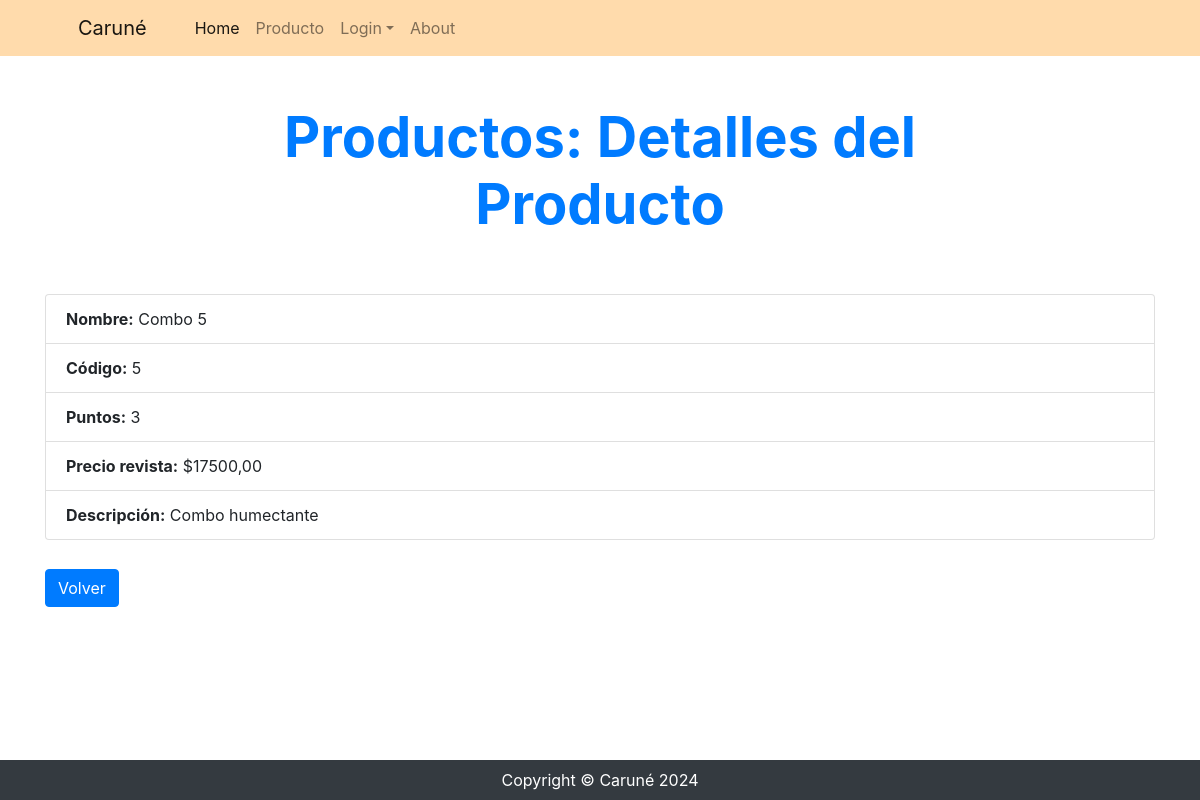
/producto/productocategoria/detail/15, run on the app's committed database.
### producto/models.py (models this page shows, shortened)
class ProductoCategoria(models.Model):
    nombre = models.CharField(max_length=100, unique=True)
    codigo = models.PositiveIntegerField(null=False, blank=False, unique=True, default=1, verbose_name="código")
    puntos = models.PositiveIntegerField(blank=True, default=1)
    descripcion = models.CharField(max_length=300, null=True, blank=True, verbose_name="descripción")
    fecha = models.DateTimeField(auto_now=True, null=True, blank=True, editable=False, verbose_name= "Última actualización")
    precio_revista = models.DecimalField(max_digits=300, decimal_places=2, default=Decimal('0.00'))
    foto_producto = models.ImageField(upload_to="productos", null=True, blank=True)
    class Meta:
        verbose_name = "Categoría de productos"
        verbose_name_plural = "Categorías de productos"

### producto/views.py (the view)
# urls.py: path("productocategoria/detail/<int:pk>", views.ProductoCategoriaDetail.as_view(), name="productocategoria_detail"),
class ProductoCategoriaDetail(DetailView):
    model = models.ProductoCategoria

### producto/templates/producto/productocategoria_detail.html
{% extends 'core/base.html' %}
{% block titulo %}
    {% include 'core/components/titulo1.html' with titulo="Productos: Detalles del Producto"%}
{% endblock titulo %}
{% block contenido %}
<div class="container mt-4">
    <ul class="list-group">
        <li class="list-group-item">
            <strong>Nombre:</strong> {{ object.nombre }}
        </li>
        <li class="list-group-item">
            <strong>Código:</strong> {{ object.codigo }}
        </li>
        <li class="list-group-item">
            <strong>Puntos:</strong> {{ object.puntos }}
        </li>
        <li class="list-group-item">
            <strong>Precio revista:</strong> ${{ object.precio_revista }}
        </li>
        <li class="list-group-item">
            <strong>Descripción:</strong> {{ object.descripcion }}
        </li>
    </ul>
    <div class="fs-3 pb-4 mt-4">
        <a href="{% url 'producto:productocategoria_list' %}" class="btn btn-primary">Volver</a>
    </div>
</div>
{% endblock contenido %}

### data on the page
ProductoCategoria: nombre "Combo 5", codigo "5", puntos "3", precio_revista "17500,00", descripcion "Combo humectante"

### other printed values
{{ titulo }} "Productos: Detalles del Producto"
